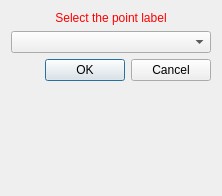
<?xml version="1.0" encoding="UTF-8"?>
<ui version="4.0">
 <class>FourChamberLandmarksViewPointLabel</class>
 <widget class="QWidget" name="FourChamberLandmarksViewPointLabel">
  <property name="geometry">
   <rect>
    <x>0</x>
    <y>0</y>
    <width>222</width>
    <height>196</height>
   </rect>
  </property>
  <property name="sizePolicy">
   <sizepolicy hsizetype="Preferred" vsizetype="Minimum">
    <horstretch>0</horstretch>
    <verstretch>0</verstretch>
   </sizepolicy>
  </property>
  <property name="minimumSize">
   <size>
    <width>0</width>
    <height>196</height>
   </size>
  </property>
  <property name="maximumSize">
   <size>
    <width>16777215</width>
    <height>196</height>
   </size>
  </property>
  <property name="windowTitle">
   <string>Set Values</string>
  </property>
  <layout class="QVBoxLayout" name="verticalLayout">
   <item>
    <widget class="QLabel" name="titleLabel">
     <property name="styleSheet">
      <string notr="true">QLabel { color: rgb(255, 0, 0) }</string>
     </property>
     <property name="text">
      <string>Select the point label</string>
     </property>
     <property name="alignment">
      <set>Qt::AlignCenter</set>
     </property>
    </widget>
   </item>
   <item>
    <widget class="QComboBox" name="comboBox"/>
   </item>
   <item>
    <widget class="QDialogButtonBox" name="buttonBox">
     <property name="standardButtons">
      <set>QDialogButtonBox::Cancel|QDialogButtonBox::Ok</set>
     </property>
    </widget>
   </item>
   <item>
    <spacer name="verticalSpacer">
     <property name="orientation">
      <enum>Qt::Vertical</enum>
     </property>
     <property name="sizeHint" stdset="0">
      <size>
       <width>20</width>
       <height>40</height>
      </size>
     </property>
    </spacer>
   </item>
  </layout>
 </widget>
 <layoutdefault spacing="6" margin="11"/>
 <resources/>
 <connections/>
</ui>
